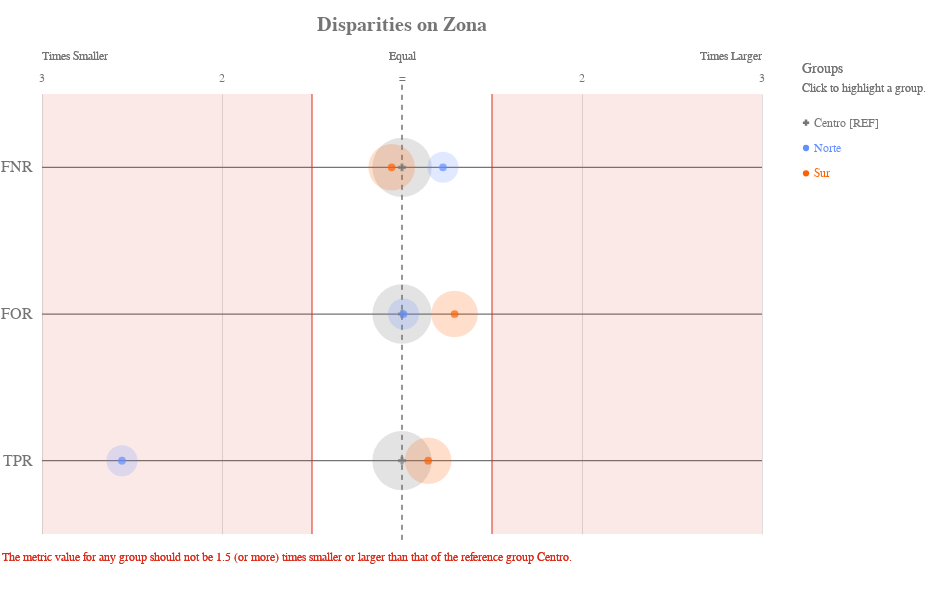

Notebook cell for this chart:
### Code cell
ap.disparity(grupo_definido, metrics, 'Zona', fairness_threshold = disparity_tolerance)

### Figure 1 — Vega-Lite specification as saved in the notebook (floating-point values rounded to 4 significant figures)
{"config": {"view": {"continuousWidth": 400, "continuousHeight": 300, "strokeWidth": 0}, "axisLeft": {"labelColor": "rgb(117,117,117)", "labelFont": "Arial", "labelFontSize": 16}, "title": {"align": "center", "baseline": "middle", "color": "rgb(117,117,117)", "font": "Arial", "fontSize": 20, "fontWeight": "bold"}}, "layer": [{"data": {"name": "data-f13954335fe7cb3d572699dbbbe0ffdc"}, "mark": {"type": "rule", "stroke": "rgb(117,117,117)", "strokeWidth": 1.25, "tooltip": ""}, "encoding": {"x": {"type": "quantitative", "field": "x", "scale": {"domain": [-2, 2], "range": [40.0, 760.0]}}, "x2": {"field": "x2"}, "y": {"type": "nominal", "axis": {"domain": false, "labelAngle": 0, "labelPadding": -30, "orient": "left", "ticks": false, "title": ""}, "field": "metric", "scale": {"domain": ["FNR", "FOR", "TPR"], "range": [55.0, 495.0]}}}}, {"data": {"name": "data-79dd248bdaa0ea02c535240e8ad022c8"}, "mark": {"type": "rule", "stroke": "rgb(117,117,117)", "strokeDash": [5, 5], "strokeWidth": 1}, "encoding": {"tooltip": {"value": "Centro [REF]"}, "x": {"value": 400.0}, "y": {"value": 45.83}, "y2": {"value": 504.2}}}, {"data": {"name": "data-c233327f4cd9b4c2df31bf8015c83e4a"}, "mark": {"type": "text", "align": "center", "color": "rgb(117,117,117)", "font": "Arial", "fontSize": 12, "fontWeight": "normal", "tooltip": ""}, "encoding": {"text": {"type": "nominal", "field": "label"}, "x": {"type": "quantitative", "field": "value", "scale": {"domain": [-2, 2], "range": [40.0, 760.0]}}, "y": {"value": 38.5}}}, {"layer": [{"mark": {"type": "text", "align": "left", "fill": "rgb(117,117,117)", "font": "Arial", "fontSize": 12, "fontWeight": "normal", "tooltip": ""}, "encoding": {"text": {"value": "Times Smaller"}, "x": {"value": 40.0}, "y": {"value": 16.5}}}, {"mark": {"type": "text", "align": "right", "fill": "rgb(117,117,117)", "font": "Arial", "fontSize": 12, "fontWeight": "normal", "tooltip": ""}, "encoding": {"text": {"value": "Times Larger"}, "x": {"value": 760.0}, "y": {"value": 16.5}}}, {"mark": {"type": "text", "align": "center", "fill": "rgb(117,117,117)", "font": "Arial", "fontSize": 12, "fontWeight": "normal", "tooltip": ""}, "encoding": {"text": {"value": "Equal"}, "x": {"value": 400.0}, "y": {"value": 16.5}}}], "data": {"name": "data-79dd248bdaa0ea02c535240e8ad022c8"}}, {"layer": [{"mark": {"type": "rule", "opacity": 0.8, "stroke": "rgb(217, 46, 28)", "strokeWidth": 1.25, "tooltip": ""}, "encoding": {"x": {"type": "quantitative", "field": "min", "scale": {"domain": [-2, 2], "range": [40.0, 760.0]}}, "y": {"value": 55.0}, "y2": {"value": 495.0}}}, {"mark": {"type": "rule", "opacity": 0.8, "stroke": "rgb(217, 46, 28)", "strokeWidth": 1.25, "tooltip": ""}, "encoding": {"x": {"type": "quantitative", "field": "max", "scale": {"domain": [-2, 2], "range": [40.0, 760.0]}}, "y": {"value": 55.0}, "y2": {"value": 495.0}}}, {"layer": [{"mark": {"type": "rect", "fill": "rgb(217, 46, 28)", "opacity": 0.1, "tooltip": ""}, "encoding": {"x": {"type": "quantitative", "field": "min", "scale": {"domain": [-2, 2], "range": [40.0, 760.0]}}, "x2": {"field": "lower_end"}, "y": {"value": 55.0}, "y2": {"value": 495.0}}}, {"mark": {"type": "rect", "fill": "rgb(217, 46, 28)", "opacity": 0.1, "tooltip": ""}, "encoding": {"x": {"type": "quantitative", "field": "max", "scale": {"domain": [-2, 2], "range": [40.0, 760.0]}}, "x2": {"field": "upper_end"}, "y": {"value": 55.0}, "y2": {"value": 495.0}}}]}, {"data": {"name": "data-79dd248bdaa0ea02c535240e8ad022c8"}, "mark": {"type": "text", "align": "left", "baseline": "top", "fill": "rgb(217, 46, 28)", "font": "Arial", "fontSize": 12, "fontWeight": "normal", "tooltip": ""}, "encoding": {"text": {"value": "The metric value for any group should not be 1.5 (or more) times smaller or larger than that of the reference group Centro."}, "x": {"value": 0}, "y": {"value": 513.3}}}], "data": {"name": "data-11d5890412809b582c0a6b685ba430ea"}}, {"layer": [{"mark": "circle"}, {"data": {"name": "data-93cda210e8419daec43fc59331eed3a6"}, "mark": {"type": "circle", "opacity": 0.2}, "encoding": {"color": {"condition": {"type": "nominal", "field": "attribute_value", "legend": null, "scale": {"domain": ["Centro", "Norte", "Sur"], "range": ["rgb(117,117,117)", "rgb(100, 143, 255)", "rgb(254, 97, 0)", "rgb(220, 38, 127)", "rgb(255, 176, 0)", "rgb(120, 94, 240)"]}, "selection": "selector017"}, "value": "rgb(224,224,224)"}, "size": {"type": "quantitative", "field": "group_size", "legend": null, "scale": {"domain": [0, 7609.0], "range": [0, 4224.0]}}, "tooltip": [{"type": "nominal", "field": "attribute_value", "title": "Group"}, {"type": "nominal", "field": "tooltip_group_size", "title": "Group Size"}, {"type": "nominal", "field": "tooltip_disparity_explanation_fnr", "title": "Disparity"}, {"type": "quantitative", "field": "fnr", "format": ".2f", "title": "FNR"}], "x": {"type": "quantitative", "axis": {"domain": false, "labels": false, "ticks": false, "title": null, "values": [1, 2, -2, -1]}, "field": "fnr_disparity_scaled", "scale": {"domain": [-2, 2], "range": [40.0, 760.0]}}, "y": {"type": "nominal", "axis": {"domain": false, "grid": false, "labels": false, "ticks": false, "title": " "}, "field": "metric_variable", "scale": {"domain": ["FNR", "FOR", "TPR"], "range": [55.0, 495.0]}}}, "selection": {"selector019": {"type": "multi", "empty": "all", "fields": ["attribute_value"]}}, "transform": [{"calculate": "'FNR'", "as": "metric_variable"}]}, {"data": {"name": "data-93cda210e8419daec43fc59331eed3a6"}, "mark": {"type": "circle", "opacity": 0.2}, "encoding": {"color": {"condition": {"type": "nominal", "field": "attribute_value", "legend": null, "scale": {"domain": ["Centro", "Norte", "Sur"], "range": ["rgb(117,117,117)", "rgb(100, 143, 255)", "rgb(254, 97, 0)", "rgb(220, 38, 127)", "rgb(255, 176, 0)", "rgb(120, 94, 240)"]}, "selection": "selector017"}, "value": "rgb(224,224,224)"}, "size": {"type": "quantitative", "field": "group_size", "legend": null, "scale": {"domain": [0, 7609.0], "range": [0, 4224.0]}}, "tooltip": [{"type": "nominal", "field": "attribute_value", "title": "Group"}, {"type": "nominal", "field": "tooltip_group_size", "title": "Group Size"}, {"type": "nominal", "field": "tooltip_disparity_explanation_for", "title": "Disparity"}, {"type": "quantitative", "field": "for", "format": ".2f", "title": "FOR"}], "x": {"type": "quantitative", "axis": {"domain": false, "labels": false, "ticks": false, "title": null, "values": [1, 2, -2, -1]}, "field": "for_disparity_scaled", "scale": {"domain": [-2, 2], "range": [40.0, 760.0]}}, "y": {"type": "nominal", "axis": {"domain": false, "grid": false, "labels": false, "ticks": false, "title": " "}, "field": "metric_variable", "scale": {"domain": ["FNR", "FOR", "TPR"], "range": [55.0, 495.0]}}}, "selection": {"selector021": {"type": "multi", "empty": "all", "fields": ["attribute_value"]}}, "transform": [{"calculate": "'FOR'", "as": "metric_variable"}]}, {"data": {"name": "data-93cda210e8419daec43fc59331eed3a6"}, "mark": {"type": "circle", "opacity": 0.2}, "encoding": {"color": {"condition": {"type": "nominal", "field": "attribute_value", "legend": null, "scale": {"domain": ["Centro", "Norte", "Sur"], "range": ["rgb(117,117,117)", "rgb(100, 143, 255)", "rgb(254, 97, 0)", "rgb(220, 38, 127)", "rgb(255, 176, 0)", "rgb(120, 94, 240)"]}, "selection": "selector017"}, "value": "rgb(224,224,224)"}, "size": {"type": "quantitative", "field": "group_size", "legend": null, "scale": {"domain": [0, 7609.0], "range": [0, 4224.0]}}, "tooltip": [{"type": "nominal", "field": "attribute_value", "title": "Group"}, {"type": "nominal", "field": "tooltip_group_size", "title": "Group Size"}, {"type": "nominal", "field": "tooltip_disparity_explanation_tpr", "title": "Disparity"}, {"type": "quantitative", "field": "tpr", "format": ".2f", "title": "TPR"}], "x": {"type": "quantitative", "axis": {"domain": false, "labels": false, "ticks": false, "title": null, "values": [1, 2, -2, -1]}, "field": "tpr_disparity_scaled", "scale": {"domain": [-2, 2], "range": [40.0, 760.0]}}, "y": {"type": "nominal", "axis": {"domain": false, "grid": false, "labels": false, "ticks": false, "title": " "}, "field": "metric_variable", "scale": {"domain": ["FNR", "FOR", "TPR"], "range": [55.0, 495.0]}}}, "selection": {"selector023": {"type": "multi", "empty": "all", "fields": ["attribute_value"]}}, "transform": [{"calculate": "'TPR'", "as": "metric_variable"}]}, {"layer": [{"mark": "point"}, {"data": {"name": "data-93cda210e8419daec43fc59331eed3a6"}, "mark": {"type": "point", "filled": true, "size": 60}, "encoding": {"color": {"condition": {"type": "nominal", "field": "attribute_value", "legend": null, "scale": {"domain": ["Centro", "Norte", "Sur"], "range": ["rgb(117,117,117)", "rgb(100, 143, 255)", "rgb(254, 97, 0)", "rgb(220, 38, 127)", "rgb(255, 176, 0)", "rgb(120, 94, 240)"]}, "selection": "selector017"}, "value": "rgb(224,224,224)"}, "shape": {"type": "nominal", "field": "attribute_value", "legend": null, "scale": {"domain": ["Centro", "Norte", "Sur"], "range": ["cross", "circle", "circle"]}}, "tooltip": [{"type": "nominal", "field": "attribute_value", "title": "Group"}, {"type": "nominal", "field": "tooltip_group_size", "title": "Group Size"}, {"type": "nominal", "field": "tooltip_disparity_explanation_fnr", "title": "Disparity"}, {"type": "quantitative", "field": "fnr", "format": ".2f", "title": "FNR"}], "x": {"type": "quantitative", "axis": {"domain": false, "labels": false, "ticks": false, "title": null, "values": [1, 2, -2, -1]}, "field": "fnr_disparity_scaled", "scale": {"domain": [-2, 2], "range": [40.0, 760.0]}}, "y": {"type": "nominal", "axis": {"domain": false, "grid": false, "labels": false, "ticks": false, "title": " "}, "field": "metric_variable", "scale": {"domain": ["FNR", "FOR", "TPR"], "range": [55.0, 495.0]}}}, "selection": {"selector018": {"type": "multi", "empty": "all", "fields": ["attribute_value"]}}, "transform": [{"calculate": "'FNR'", "as": "metric_variable"}]}, {"data": {"name": "data-93cda210e8419daec43fc59331eed3a6"}, "mark": {"type": "point", "filled": true, "size": 60}, "encoding": {"color": {"condition": {"type": "nominal", "field": "attribute_value", "legend": null, "scale": {"domain": ["Centro", "Norte", "Sur"], "range": ["rgb(117,117,117)", "rgb(100, 143, 255)", "rgb(254, 97, 0)", "rgb(220, 38, 127)", "rgb(255, 176, 0)", "rgb(120, 94, 240)"]}, "selection": "selector017"}, "value": "rgb(224,224,224)"}, "shape": {"type": "nominal", "field": "attribute_value", "legend": null, "scale": {"domain": ["Centro", "Norte", "Sur"], "range": ["cross", "circle", "circle"]}}, "tooltip": [{"type": "nominal", "field": "attribute_value", "title": "Group"}, {"type": "nominal", "field": "tooltip_group_size", "title": "Group Size"}, {"type": "nominal", "field": "tooltip_disparity_explanation_for", "title": "Disparity"}, {"type": "quantitative", "field": "for", "format": ".2f", "title": "FOR"}], "x": {"type": "quantitative", "axis": {"domain": false, "labels": false, "ticks": false, "title": null, "values": [1, 2, -2, -1]}, "field": "for_disparity_scaled", "scale": {"domain": [-2, 2], "range": [40.0, 760.0]}}, "y": {"type": "nominal", "axis": {"domain": false, "grid": false, "labels": false, "ticks": false, "title": " "}, "field": "metric_variable", "scale": {"domain": ["FNR", "FOR", "TPR"], "range": [55.0, 495.0]}}}, "selection": {"selector020": {"type": "multi", "empty": "all", "fields": ["attribute_value"]}}, "transform": [{"calculate": "'FOR'", "as": "metric_variable"}]}, {"data": {"name": "data-93cda210e8419daec43fc59331eed3a6"}, "mark": {"type": "point", "filled": true, "size": 60}, "encoding": {"color": {"condition": {"type": "nominal", "field": "attribute_value", "legend": null, "scale": {"domain": ["Centro", "Norte", "Sur"], "range": ["rgb(117,117,117)", "rgb(100, 143, 255)", "rgb(254, 97, 0)", "rgb(220, 38, 127)", "rgb(255, 176, 0)", "rgb(120, 94, 240)"]}, "selection": "selector017"}, "value": "rgb(224,224,224)"}, "shape": {"type": "nominal", "field": "attribute_value", "legend": null, "scale": {"domain": ["Centro", "Norte", "Sur"], "range": ["cross", "circle", "circle"]}}, "tooltip": [{"type": "nominal", "field": "attribute_value", "title": "Group"}, {"type": "nominal", "field": "tooltip_group_size", "title": "Group Size"}, {"type": "nominal", "field": "tooltip_disparity_explanation_tpr", "title": "Disparity"}, {"type": "quantitative", "field": "tpr", "format": ".2f", "title": "TPR"}], "x": {"type": "quantitative", "axis": {"domain": false, "labels": false, "ticks": false, "title": null, "values": [1, 2, -2, -1]}, "field": "tpr_disparity_scaled", "scale": {"domain": [-2, 2], "range": [40.0, 760.0]}}, "y": {"type": "nominal", "axis": {"domain": false, "grid": false, "labels": false, "ticks": false, "title": " "}, "field": "metric_variable", "scale": {"domain": ["FNR", "FOR", "TPR"], "range": [55.0, 495.0]}}}, "selection": {"selector022": {"type": "multi", "empty": "all", "fields": ["attribute_value"]}}, "transform": [{"calculate": "'TPR'", "as": "metric_variable"}]}]}]}, {"layer": [{"mark": {"type": "point", "filled": true, "opacity": 1, "size": 39.48}, "encoding": {"color": {"condition": {"type": "nominal", "field": "attribute_value", "legend": null, "scale": {"domain": ["Centro", "Norte", "Sur"], "range": ["rgb(117,117,117)", "rgb(100, 143, 255)", "rgb(254, 97, 0)", "rgb(220, 38, 127)", "rgb(255, 176, 0)", "rgb(120, 94, 240)"]}, "selection": "selector017"}, "value": "rgb(224,224,224)"}, "shape": {"type": "nominal", "field": "attribute_value", "legend": null, "scale": {"domain": ["Centro", "Norte", "Sur"], "range": ["cross", "circle", "circle"]}}, "x": {"value": 804}, "y": {"type": "nominal", "axis": {"domain": false, "grid": false, "labels": false, "ticks": false, "title": " "}, "field": "attribute_value", "scale": {"domain": ["Centro", "Norte", "Sur"], "range": [71, 147]}}}, "selection": {"selector017": {"type": "multi", "empty": "all", "fields": ["attribute_value"]}}}, {"mark": {"type": "text", "align": "left", "baseline": "middle", "font": "Arial", "fontSize": 12, "fontWeight": "normal"}, "encoding": {"color": {"condition": {"type": "nominal", "field": "attribute_value", "legend": null, "scale": {"domain": ["Centro", "Norte", "Sur"], "range": ["rgb(117,117,117)", "rgb(100, 143, 255)", "rgb(254, 97, 0)", "rgb(220, 38, 127)", "rgb(255, 176, 0)", "rgb(120, 94, 240)"]}, "selection": "selector017"}, "value": "rgb(224,224,224)"}, "text": {"type": "nominal", "field": "label"}, "x": {"value": 812}, "y": {"type": "nominal", "axis": {"domain": false, "grid": false, "labels": false, "ticks": false, "title": " "}, "field": "attribute_value", "scale": {"domain": ["Centro", "Norte", "Sur"], "range": [71, 147]}}}, "selection": {"selector024": {"type": "multi", "empty": "all", "fields": ["attribute_value"]}}}, {"data": {"name": "data-79dd248bdaa0ea02c535240e8ad022c8"}, "mark": {"type": "text", "align": "left", "baseline": "middle", "color": "rgb(117,117,117)", "font": "Arial", "fontSize": 12, "fontWeight": "normal"}, "encoding": {"text": {"value": "Click to highlight a group."}, "x": {"value": 800}, "y": {"value": 49}}}, {"data": {"name": "data-79dd248bdaa0ea02c535240e8ad022c8"}, "mark": {"type": "text", "align": "left", "baseline": "middle", "color": "rgb(117,117,117)", "font": "Arial", "fontSize": 14, "fontWeight": "normal"}, "encoding": {"text": {"value": "Groups"}, "x": {"value": 800}, "y": {"value": 30}}}], "data": {"name": "data-1b3ab3c51de6c9017ba2bf5afbba5533"}}], "height": 550, "padding": {"top": 15, "bottom": 10}, "resolve": {"scale": {"size": "independent", "y": "independent"}}, "title": "Disparities on Zona", "width": 800, "$schema": "https://vega.github.io/schema/vega-lite/v4.8.1.json", "datasets": {"data-f13954335fe7cb3d572699dbbbe0ffdc": [{"metric": "FNR", "x": -2, "x2": 2}, {"metric": "FOR", "x": -2, "x2": 2}, {"metric": "TPR", "x": -2, "x2": 2}], "data-79dd248bdaa0ea02c535240e8ad022c8": [{"a": 1, "b": 0}, {"a": 1, "b": 0}], "data-c233327f4cd9b4c2df31bf8015c83e4a": [{"value": 1, "label": 2}, {"value": 2, "label": 3}, {"value": -2, "label": 3}, {"value": -1, "label": 2}, {"value": 0, "label": "="}], "data-11d5890412809b582c0a6b685ba430ea": [{"min": -0.5, "max": 0.5, "lower_end": -2, "upper_end": 2}], "data-93cda210e8419daec43fc59331eed3a6": [{"attribute_name": "Zona", "attribute_value": "Centro", "group_size": 6341, "total_entities": 11987, "fnr": 0.7278, "for": 0.2059, "tpr": 0.2722, "fnr_disparity": 1.0, "for_disparity": 1.0, "tpr_disparity": 1.0, "fnr_disparity_scaled": 0.0, "for_disparity_scaled": 0.0, "tpr_disparity_scaled": 0.0, "tooltip_group_size": "6,341 (52.90%)", "tooltip_disparity_explanation_fnr": "Reference group", "tooltip_disparity_explanation_for": "Reference group", "tooltip_disparity_explanation_tpr": "Reference group"}, {"attribute_name": "Zona", "attribute_value": "Norte", "group_size": 1737, "total_entities": 11987, "fnr": 0.8935, "for": 0.2076, "tpr": 0.1065, "fnr_disparity": 1.228, "for_disparity": 1.009, "tpr_disparity": 0.3913, "fnr_disparity_scaled": 0.2276, "for_disparity_scaled": 0.008513, "tpr_disparity_scaled": -1.556, "tooltip_group_size": "1,737 (14.49%)", "tooltip_disparity_explanation_fnr": "1.23 times larger FNR than the reference group", "tooltip_disparity_explanation_for": "1.01 times larger FOR than the reference group", "tooltip_disparity_explanation_tpr": "2.56 times smaller TPR than the reference group"}, {"attribute_name": "Zona", "attribute_value": "Sur", "group_size": 3909, "total_entities": 11987, "fnr": 0.6882, "for": 0.266, "tpr": 0.3118, "fnr_disparity": 0.9456, "for_disparity": 1.292, "tpr_disparity": 1.145, "fnr_disparity_scaled": -0.05753, "for_disparity_scaled": 0.2923, "tpr_disparity_scaled": 0.1455, "tooltip_group_size": "3,909 (32.61%)", "tooltip_disparity_explanation_fnr": "1.06 times smaller FNR than the reference group", "tooltip_disparity_explanation_for": "1.29 times larger FOR than the reference group", "tooltip_disparity_explanation_tpr": "1.15 times larger TPR than the reference group"}], "data-1b3ab3c51de6c9017ba2bf5afbba5533": [{"attribute_value": "Centro", "label": "Centro [REF]"}, {"attribute_value": "Norte", "label": "Norte"}, {"attribute_value": "Sur", "label": "Sur"}]}}
